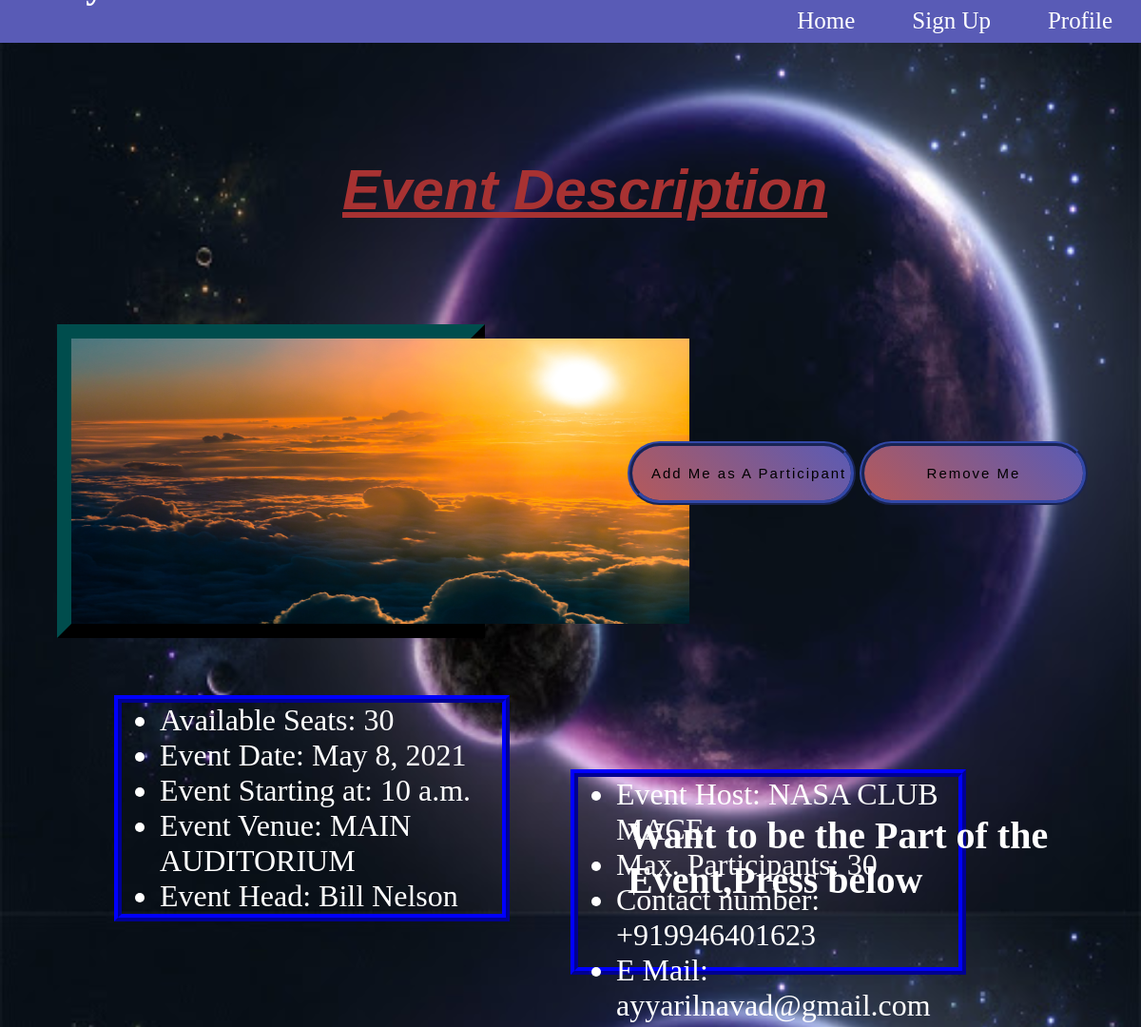
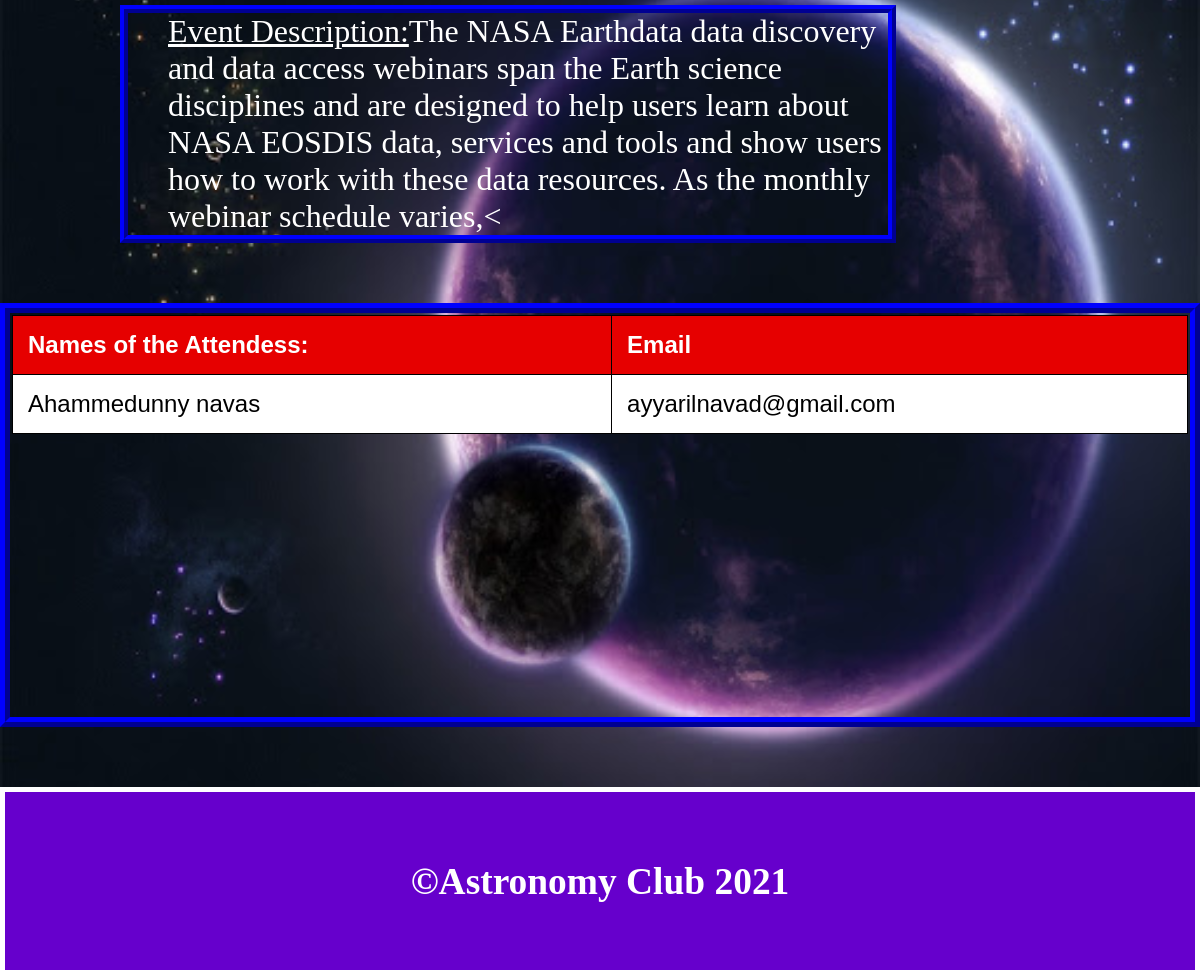
/event-model/5/, run on the app's committed database (2 pictures, top to bottom).
### student/models.py (models this page shows, shortened)
class EventModel(models.Model):
    created_person=models.ForeignKey(settings.AUTH_USER_MODEL,on_delete=models.CASCADE,null=True)
    title=models.CharField(max_length=30)
    event_description=models.TextField()
    event_time=models.TimeField()
    event_date = models.DateField(null=True)
    total_seats=models.IntegerField()
    available_seats=models.IntegerField()
    event_venue=models.CharField(max_length=15)
    event_head=models.CharField(max_length=30,blank=True,null=True)
    contact_email=models.EmailField(blank=True,null=True)
    contact_number=PhoneField(blank=True,null=True)
    event_hosted_by=models.CharField(max_length=30,blank=True,null=True)
    event_image=models.ImageField()
    approve_admin=models.BooleanField(default=True)
    def get_add_to_cart_url(self):
        return reverse("add-to-cart",kwargs={"id":self.id})
    def get_remove_from_cart_url(self):
        return reverse("remove-from-cart",kwargs={"id":self.id})

class OrderEvent(models.Model):
    user=models.ForeignKey(settings.AUTH_USER_MODEL,on_delete=models.CASCADE)
    events=models.ForeignKey(EventModel,on_delete=models.CASCADE)
    booked=models.BooleanField(default=False)

### student/views.py (the view)
# urls.py: path('event-model/<int:id>/',DefineView,name='model-define'),
def DefineView(request,id):
    event=get_object_or_404(EventModel,id=id)
    items=OrderEvent.objects.filter(events=event,booked=True)
    context={
        'event':event,
        'items':items
    }
    return render (request,"event_description.html",context)

### student/templates/event_description.html (shortened to what this page needs)
{% load static %}
<html lang="en">
<head>
    <link rel="stylesheet" href="{% static 'css/event.css' %}">
</head>
<body >
    <h1 class="first">Astronomy Club</h1>
    <nav class="nav_bar">
      <ul class="nav">
        <li class="nav1"><a href="/profile">Profile</a></li>
        <li class="nav1"><a href="/register">Sign Up</a></li>
        <li class="nav1"><a href="/home">Home</a></li>
      </ul>
    </nav>
    <h1><u><i>Event Description</i></u></h1>
    <div class="button">
        {% if event.available_seats > 0 %}
        <a href="{{ event.get_add_to_cart_url }}"><input type="submit" value="Add Me as A Participant"></a>
        <a href="{{ event.get_remove_from_cart_url }}"><input type="submit" value="Remove Me" class="button_2"></a>
        {% else %}
        <input type="submit" value="HOUSE FUL !!!" class="button_2"></a>
        {% endif %}
    </div>
    <div class="image">
        <img src="{{ event.event_image.url }}" alt="Picture"  width="650px" height="300px">
    </div>
    <h2>Want to be the Part of the Event,Press below</h2>
            <div class="details">
                <ul id="list1">
                    {% if event.available_seats > 0 %}
                    <li>Available Seats: <p> {{ event.available_seats }} </p></li>
                    {% else %}
                    <li>Available Seats: <p>No Seats Available </p></li>
                    {% endif %}
                    <li>Event Date: <p> {{ event.event_date }} </p></li>
                    <li>Event Starting at: <p> {{ event.event_time }} </p></li>
                    <li>Event Venue: <p> {{ event.event_venue }}</p></li>
                    <li>Event Head: <p>  {{ event.event_head }} </p></li>
                </ul>
                <ul id="list2">
                    <li>Event Host: <p>  {{ event.event_hosted_by }} </p></li>
                    <li>Max. Participants: <p> {{ event.total_seats }} </p></li>
                    <li>Contact number: <p>{{ event.contact_number }} </p></li>
                    <li>E Mail: <p> {{ event.contact_email }} </p></li>
                </ul>
                <ul id="list3">
                    <li><u>Event Description:</u><p>{{ event.event_description }}</p><</li>
                </ul>
            </div>
            <div class="list">
                <table>
                    <tr><th>Names of the Attendess:</th>
                    <th>Email</th></tr>
                    {% for user in items %}
                    <tr><td>{{ user.user.first_name }} {{user.user.last_name }}</td>
                    <td>{{ user.user.email }}</td></tr>
                    {% endfor %}
                </table>
            </div>
            <footer>
                <h3>&copy;Astronomy Club 2021</h3>
            </footer>
</body>
</html>

### static/css/event.css (style rules this page uses)
body { background: url('../img/bg.jpg'); background-size: cover; margin: 0; padding: 0; }
h1 { margin-top: 10%; margin-left: 30%; font-family:'Gill Sans', 'Gill Sans MT', Calibri, 'Trebuchet MS', sans-serif; font-size: 60px; color: #a83232; }
h2 { margin-left: 55%; color: #fff; position: absolute; top: 40%; font-size: 40px; }
.image { border: 15px outset #004d4d; width: 35%; margin-left: 5%; }
p { display: inline; }
#list1 { margin-top: 5%; margin-left: 10%; font-size: xx-large; border: 8px ridge #0000e6; width: 30%; color: #fff; }
#list2 { font-size: xx-large; margin-left: 50%; margin-top: -16%; border: 8px ridge #0000e6; width: 30%; height: 25%; color: #fff; }
#list3 { font-size: xx-large; margin-top: 5%; list-style-type: none; margin-left: 10%; border: 8px ridge #0000e6; width: 60%; color: #fff; }
table { width:100%; }
table, th, td { border: 1px solid black; border-collapse: collapse; background-color: #fff; font-size: x-large; color: #000; }
th, td { padding: 15px; text-align: left; }
th { background-color:#e60000; color: white; }
.list { margin-top: 5%; border: 10px ridge #0000e6 ; padding: 2px; font: 24px/36px sans-serif; width: 98%; height: 50%; overflow: scroll; }
.button input { padding: 10px; width: 20%; border-radius: 50px; border: 5px ridge #3248a8; color: #000; font-size: 15px; letter-spacing: 2px; cursor: pointer; transition: all 0.3s ease; background: linear-gradient(-135deg, #595bb6, #b65959); position:relative; top: 190px; left: 55%; padding: 20px; }
footer { border: 5px solid #fff; text-align: center; background-color: #6600cc; padding: 30px; margin-top: 5%; color: #fff; font-size: xx-large; }
.nav_bar { margin: 0; padding: 0; overflow: hidden; background-color: #595bb6; height: 45px; }
.nav { list-style-type: none; margin: 0; padding: 0; overflow: hidden; }
.nav1 { float: right; font-size: 25px; font-family:cursive }
.nav a { display: block; color: white; text-align: center; padding: 8px 30px; text-decoration: none; }
.first { position: absolute; top: -160px; left: -440px; font-family: cursive; color: #fff; font-size: 40px; }

### data on the page
EventModel: event_image (picture), available_seats "30", event_date "May 8, 2021", event_time "10 a.m.", event_venue "MAIN AUDITORIUM", event_head "Bill Nelson", event_hosted_by "NASA CLUB MACE", total_seats "30", contact_number "+919946401623", contact_email "ayyarilnavad@gmail.com", event_description "The NASA Earthdata data discovery and data access webinars span the Earth science disciplines and are designed to help users learn about NASA EOSDIS data, services and tools and show users how to work with these data resources. As the monthly webinar schedule varies,"
OrderEvent: user.first_name "Ahammedunny", user.last_name "navas", user.email "ayyarilnavad@gmail.com"
